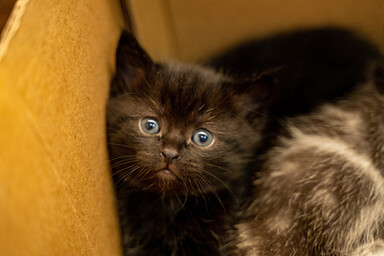
#> input picture tests/e2e/images/black kitty.jpg, 384 x 256 px; its folder holds only this picture in this run
$ python make_images.py '../../tests/e2e/images/black kitty.jpg' 5 5
#> lines starting #> are read from the running program, lines starting #| are printed output that depends on the picture
"""Builds the benchmark libraries: camera-sized JPEGs and small JPEGs, each with distinct content."""

import glob
import os
import random
import sys
from concurrent.futures import ProcessPoolExecutor

from PIL import Image, ImageEnhance

out, photos, small_images = sys.argv[1], int(sys.argv[2]), int(sys.argv[3])
sources = sorted(glob.glob("tests/e2e/images/*.jp*g") + glob.glob("tests/e2e/images/*.JPG"))


def variant(index: int, size: tuple[int, int]) -> Image.Image:
  random.seed(index)
  image = Image.open(sources[index % len(sources)]).convert("RGB")
  width, height = image.size
  # a random crop, flip, and tone make every file a different image with a different hash
  left, top = random.randint(0, width // 5), random.randint(0, height // 5)
  image = image.crop((left, top, width - random.randint(0, width // 5), height - random.randint(0, height // 5)))
  if random.random() < 0.5:
    image = image.transpose(Image.Transpose.FLIP_LEFT_RIGHT)
  image = ImageEnhance.Brightness(image).enhance(random.uniform(0.7, 1.3))
  image = ImageEnhance.Color(image).enhance(random.uniform(0.6, 1.4))
  return image.resize(size, Image.Resampling.BICUBIC)


def photo(index: int) -> None:
  variant(index, (4032, 3024)).save(f"{out}/photos/IMG_{index:04}.jpg", quality=88, subsampling="4:2:0")


def small(index: int) -> None:
  variant(index, (640, 480)).save(f"{out}/small/{index % 20:02}/img_{index:05}.jpg", quality=80)


if __name__ == "__main__":
  os.makedirs(f"{out}/photos")
  for directory in range(20):
    os.makedirs(f"{out}/small/{directory:02}")
  with ProcessPoolExecutor() as pool:
    list(pool.map(photo, range(photos), chunksize=8))
#> in variant, image is the input picture: PIL image 384x256 RGB; mean R, G, B 112.9, 77.8, 31.9
#> in variant (call 5), `image = image.transpose(Image.Transpose.FLIP_LEFT_RIGHT)`:
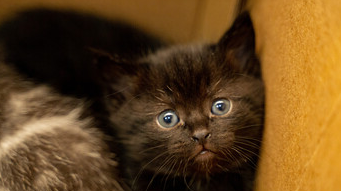
#> image: PIL image 341x191 RGB; mean R, G, B 100.6, 69.2, 30.2
#> in variant (call 5), `image = ImageEnhance.Brightness(image).enhance(random.uniform(0.7, 1.3))`:
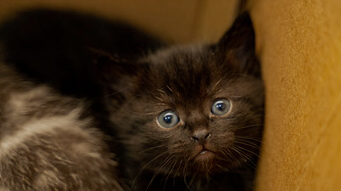
#> image: PIL image 341x191 RGB; mean R, G, B 79.2, 54.4, 23.4
#> in variant (call 5), `image = ImageEnhance.Color(image).enhance(random.uniform(0.6, 1.4))`:
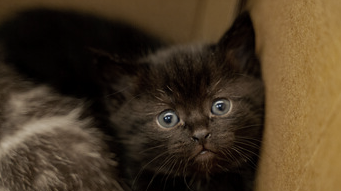
#> image: PIL image 341x191 RGB; mean R, G, B 71.5, 55.3, 35
    list(pool.map(small, range(small_images), chunksize=64))
#> in variant (call 7), `return image.resize(size, Image.Resampling.BICUBIC)`:
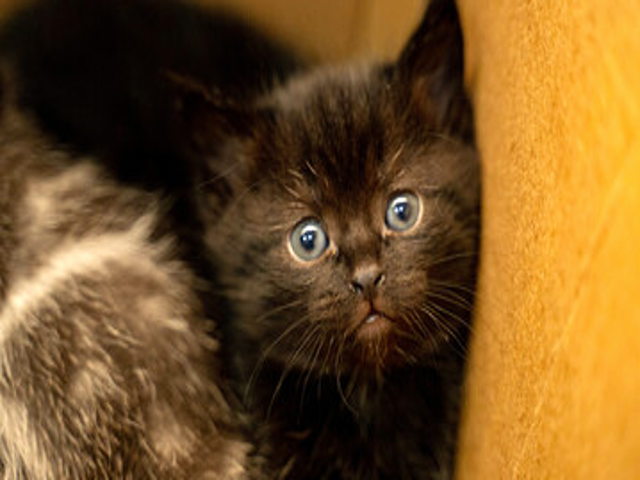
#> returned value: PIL image 640x480 RGB; mean R, G, B 116.4, 81.9, 36.3
#> in variant (call 8), `return image.resize(size, Image.Resampling.BICUBIC)`:
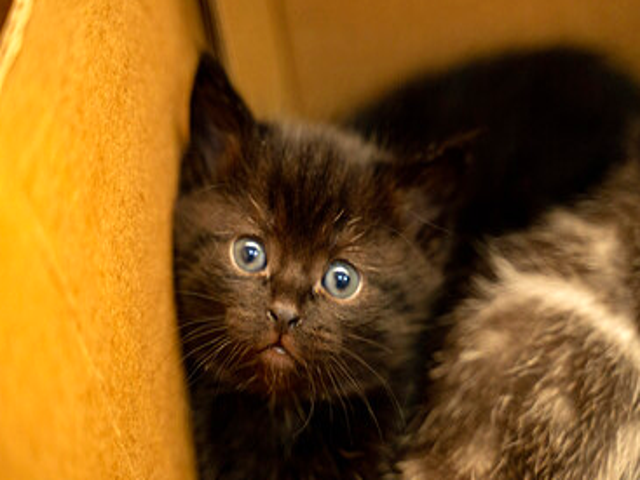
#> returned value: PIL image 640x480 RGB; mean R, G, B 128.4, 85.2, 27
#> in variant (call 9), `return image.resize(size, Image.Resampling.BICUBIC)`:
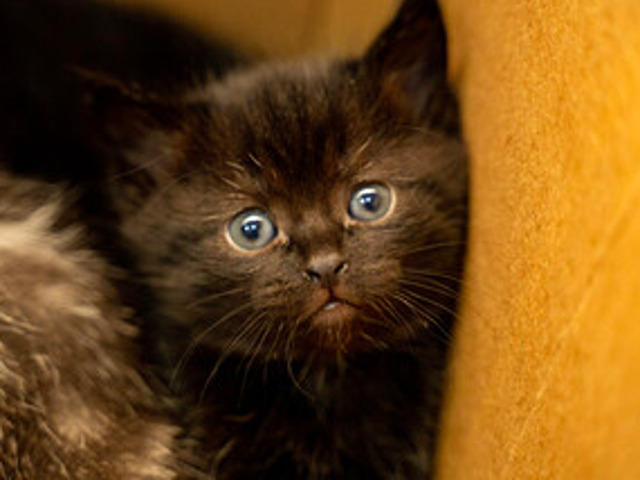
#> returned value: PIL image 640x480 RGB; mean R, G, B 106.9, 69.5, 22.9
#> in variant (call 10), `return image.resize(size, Image.Resampling.BICUBIC)`:
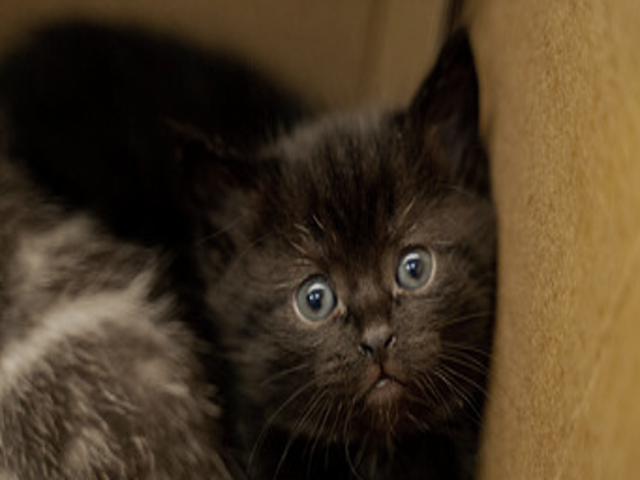
#> returned value: PIL image 640x480 RGB; mean R, G, B 71.5, 55.3, 35

$ run again, on tests/e2e/images/boats on a lake.jpg
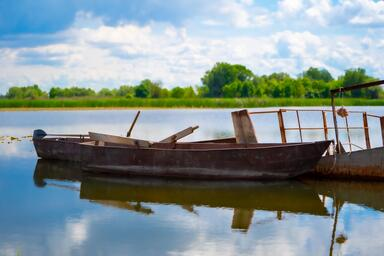
#> input picture tests/e2e/images/boats on a lake.jpg, 384 x 256 px
#> in variant, image is the input picture: PIL image 384x256 RGB; mean R, G, B 131.9, 146.5, 147.4
#> in variant (call 5), `image = ImageEnhance.Color(image).enhance(random.uniform(0.6, 1.4))`:
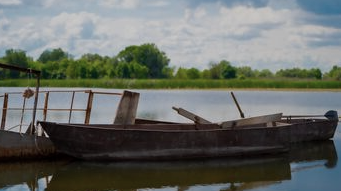
#> image: PIL image 341x191 RGB; mean R, G, B 102.7, 106.6, 101.8
#> in variant (call 10), `return image.resize(size, Image.Resampling.BICUBIC)`:
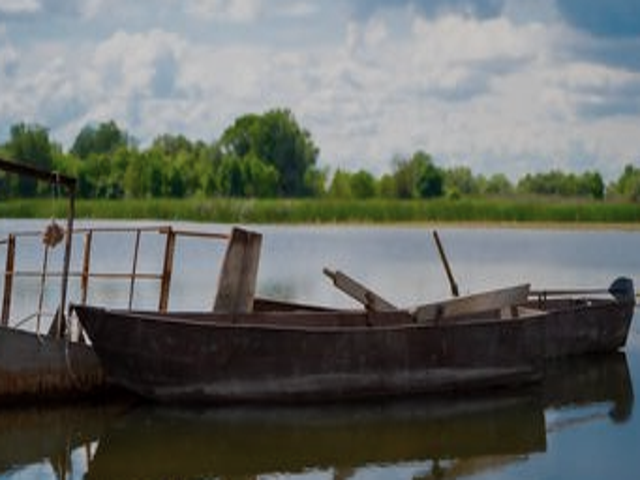
#> returned value: PIL image 640x480 RGB; mean R, G, B 102.7, 106.6, 101.8
